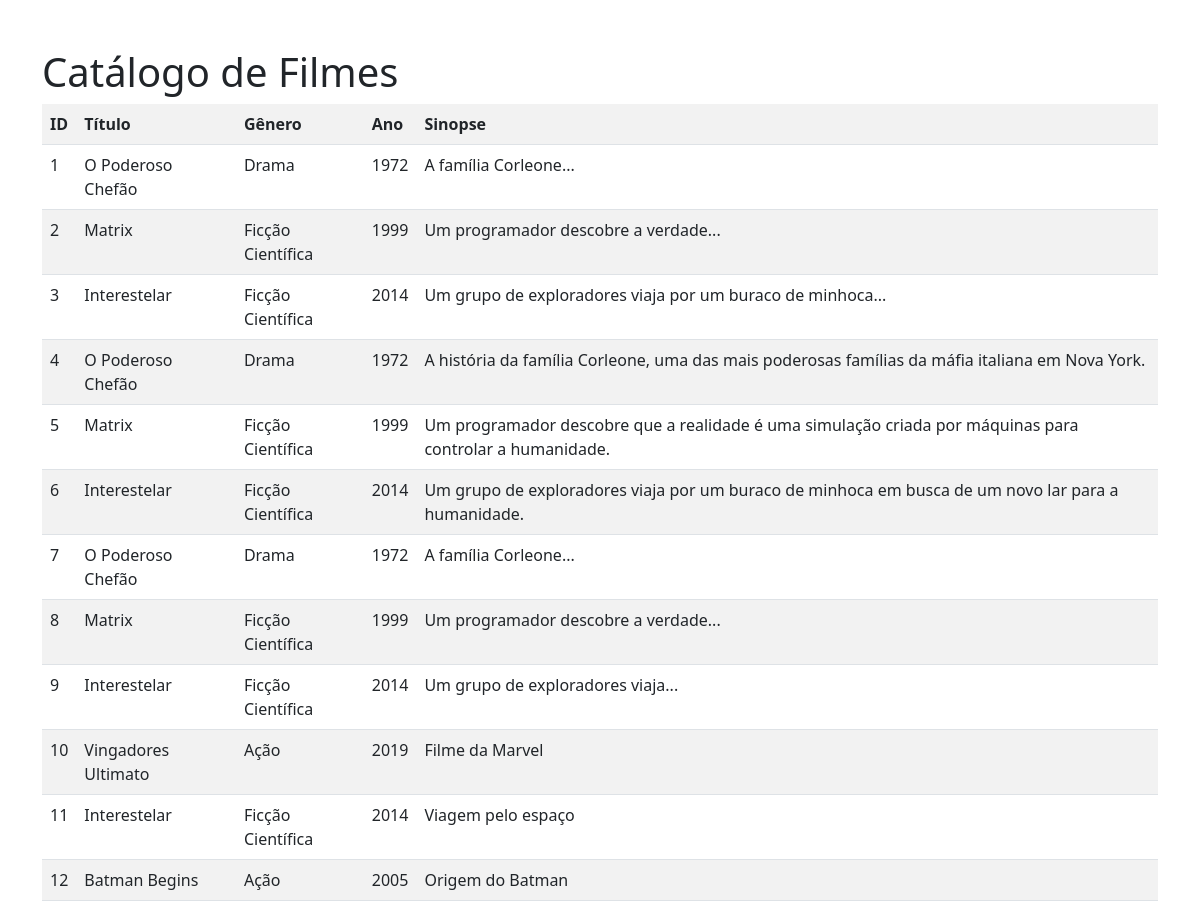
The page / on the database its author committed.
### tables this page shows
CREATE TABLE `filmes` (
  `id` int(11) NOT NULL,
  `titulo` varchar(200) NOT NULL,
  `genero` varchar(100) NOT NULL,
  `ano` int(11) NOT NULL,
  `sinopse` text DEFAULT NULL,
  `data_criacao` timestamp NOT NULL DEFAULT current_timestamp()
);

### index.php (called while the page is built, shortened)
<?php
require_once "Controllers/FilmeController.php";
$db = (new Database())->conectar();
$controller = new FilmeController($db);
$filmes = $controller->listar();
include "Views/filmes.php";

### Controllers/FilmeController.php (called while the page is built)
<?php
require_once "Models/Filme.php";
class FilmeController
{
    private $filme;
    public function __construct($db)
    {
        $this->filme = new Filme($db);
    }
    public function listar()
    {
        return $this->filme->listar();
    }
}

### Models/Filme.php (called while the page is built)
<?php
class Filme
{
    private $conn;
    public function __construct($db)
    {
        $this->conn = $db;
    }
    public function listar()
    {
        $sql = "SELECT * FROM filmes";
        $stmt = $this->conn->prepare($sql);
        $stmt->execute();
        return $stmt;
    }
}

### Views/filmes.php (the view, shortened to what this page needs)
<!DOCTYPE html>
<html>
<head>
    <link href="https://cdn.jsdelivr.net/npm/bootstrap@5.3.0/dist/css/bootstrap.min.css" rel="stylesheet">
</head>
<body>
<div class="container mt-5">
<h1>Catálogo de Filmes</h1>
<table class="table table-striped">
<tr>
    <th>ID</th>
    <th>Título</th>
    <th>Gênero</th>
    <th>Ano</th>
    <th>Sinopse</th>
</tr>
<?php while($filme = $filmes->fetch(PDO::FETCH_ASSOC)) { ?>
<tr>
    <td><?= $filme['id'] ?></td>
    <td><?= htmlspecialchars($filme['titulo']) ?></td>
    <td><?= htmlspecialchars($filme['genero']) ?></td>
    <td><?= $filme['ano'] ?></td>
    <td><?= htmlspecialchars($filme['sinopse']) ?></td>
</tr>
<?php } ?>
</table>
</div>
</body>
</html>

### rows shown on the page
filmes: id "1", titulo "O Poderoso Chefão", genero "Drama", ano "1972", sinopse "A família Corleone..."
filmes: id "2", titulo "Matrix", genero "Ficção Científica", ano "1999", sinopse "Um programador descobre a verdade..."
filmes: id "3", titulo "Interestelar", genero "Ficção Científica", ano "2014", sinopse "Um grupo de exploradores viaja por um buraco de minhoca..."
filmes: id "4", titulo "O Poderoso Chefão", genero "Drama", ano "1972", sinopse "A história da família Corleone, uma das mais poderosas famílias da máfia italiana em Nova York."
filmes: id "5", titulo "Matrix", genero "Ficção Científica", ano "1999", sinopse "Um programador descobre que a realidade é uma simulação criada por máquinas para controlar a humanidade."
filmes: id "6", titulo "Interestelar", genero "Ficção Científica", ano "2014", sinopse "Um grupo de exploradores viaja por um buraco de minhoca em busca de um novo lar para a humanidade."
filmes: id "7", titulo "O Poderoso Chefão", genero "Drama", ano "1972", sinopse "A família Corleone..."
filmes: id "8", titulo "Matrix", genero "Ficção Científica", ano "1999", sinopse "Um programador descobre a verdade..."
filmes: id "9", titulo "Interestelar", genero "Ficção Científica", ano "2014", sinopse "Um grupo de exploradores viaja..."
filmes: id "10", titulo "Vingadores Ultimato", genero "Ação", ano "2019", sinopse "Filme da Marvel"
filmes: id "11", titulo "Interestelar", genero "Ficção Científica", ano "2014", sinopse "Viagem pelo espaço"
filmes: id "12", titulo "Batman Begins", genero "Ação", ano "2005", sinopse "Origem do Batman"
